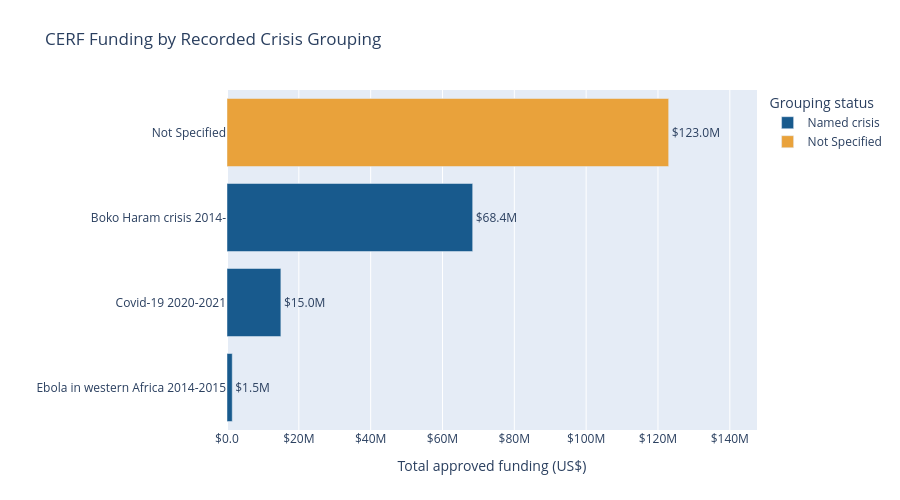

The code cell stored with this chart in its notebook:
### Code cell
crisis_chart_data = crisis_summary.sort_values(
    "total_funding",
    ascending=True
).copy()

crisis_chart_data["funding_label"] = (
    crisis_chart_data["total_funding"]
    .map(lambda value: f"${value / 1_000_000:.1f}M")
)

crisis_chart_data["grouping_status"] = np.where(
    crisis_chart_data["project_groupings"]
    == "Not Specified",
    "Not Specified",
    "Named crisis"
)

fig_crisis = px.bar(
    crisis_chart_data,
    x="total_funding",
    y="project_groupings",
    orientation="h",
    text="funding_label",
    color="grouping_status",
    title="CERF Funding by Recorded Crisis Grouping",
    labels={
        "total_funding": "Total approved funding (US$)",
        "project_groupings": "",
        "grouping_status": "Grouping status"
    },
    color_discrete_map={
        "Not Specified": "#E9A23B",
        "Named crisis": "#185A8D"
    },
    hover_data={
        "project_count": True,
        "average_funding": ":$,.2f",
        "funding_share_percent": ":.1f",
        "funding_label": False
    }
)

fig_crisis.update_traces(
    textposition="outside",
    cliponaxis=False
)

fig_crisis.update_layout(
    height=500,
    margin=dict(l=80, r=80, t=90, b=70),
    xaxis=dict(
        tickprefix="$",
        tickformat=".2s"
    ),
    yaxis=dict(
        title="",
        automargin=True
    )
)

fig_crisis.update_xaxes(
    range=[
        0,
        crisis_chart_data["total_funding"].max() * 1.20
    ]
)

### Figure 1 — Plotly figure (JSON) as saved in the notebook; plotly's stock layout.template omitted (floating-point values rounded to 4 significant figures)
{"data": [{"cliponaxis": false, "customdata": [[2, 729200.0, 0.7017, "$1.5M"], [1, 15000005, 7.217, "$15.0M"], [58, 1179000.0, 32.91, "$68.4M"]], "hovertemplate": "Grouping status=Named crisis<br>Total approved funding (US$)=%{x}<br>=%{y}<br>project_count=%{customdata[0]}<br>average_funding=%{customdata[1]:$,.2f}<br>funding_share_percent=%{customdata[2]:.1f}<extra></extra>", "legendgroup": "Named crisis", "marker": {"color": "#185A8D", "pattern": {"shape": ""}}, "name": "Named crisis", "orientation": "h", "showlegend": true, "text": ["$1.5M", "$15.0M", "$68.4M"], "textposition": "outside", "type": "bar", "x": [1458000.0, 15000000.0, 68410000.0], "xaxis": "x", "y": ["Ebola in western Africa 2014-2015", "Covid-19 2020-2021", "Boko Haram crisis 2014-"], "yaxis": "y"}, {"cliponaxis": false, "customdata": [[64, 1921000.0, 59.17, "$123.0M"]], "hovertemplate": "Grouping status=Not Specified<br>Total approved funding (US$)=%{x}<br>=%{y}<br>project_count=%{customdata[0]}<br>average_funding=%{customdata[1]:$,.2f}<br>funding_share_percent=%{customdata[2]:.1f}<extra></extra>", "legendgroup": "Not Specified", "marker": {"color": "#E9A23B", "pattern": {"shape": ""}}, "name": "Not Specified", "orientation": "h", "showlegend": true, "text": ["$123.0M"], "textposition": "outside", "type": "bar", "x": [123000000.0], "xaxis": "x", "y": ["Not Specified"], "yaxis": "y"}], "layout": {"barmode": "relative", "height": 500, "legend": {"title": {"text": "Grouping status"}, "tracegroupgap": 0}, "margin": {"b": 70, "l": 80, "r": 80, "t": 90}, "title": {"text": "CERF Funding by Recorded Crisis Grouping"}, "xaxis": {"anchor": "y", "domain": [0, 1], "range": [0, 147600000.0], "tickformat": ".2s", "tickprefix": "$", "title": {"text": "Total approved funding (US$)"}}, "yaxis": {"anchor": "x", "automargin": true, "domain": [0, 1], "title": {"text": ""}}}}
